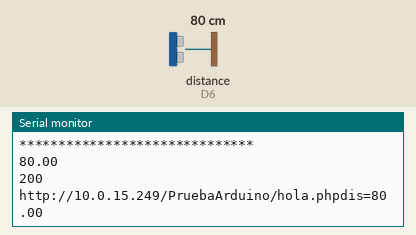
Simulated run of this sketch. Board: ESP8266 (NodeMCU). On the bench: the last lines printed to the serial monitor. Wiring (inferred from the names in the program): ultrasonic range finder: trigger D5; echo D6. The test bench sets the inputs (shaded band); at power-on: distance to the obstacle (sensor on D6) 80 cm. The echo pulse lasts 58.3 µs per cm; WiFi joins after 1.5 s; servers stay silent unless stated; uploads are accepted with an empty reply.

Above: at 2.7 s.
2.8 s: distance to the obstacle (sensor on D6) set to 2 cm
At 2.96 s:
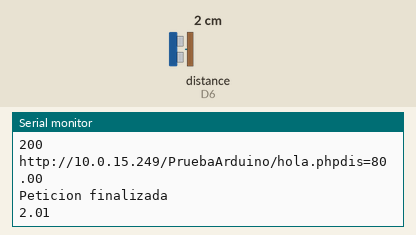
5.5 s: distance to the obstacle (sensor on D6) set to 4 cm
At 5.5 s:
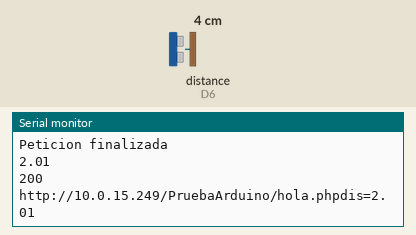
Timing chart, 0 to 8.5 s (numbered marks = the images above; inputs shaded):
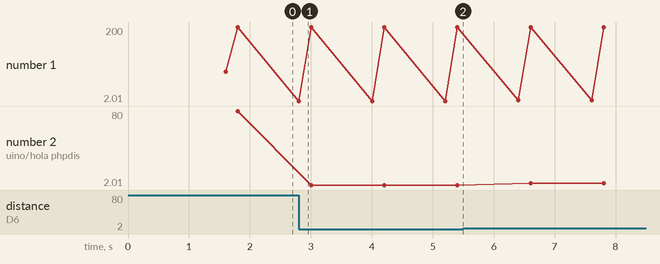

Measured:
- after the input at 2.8 s, the serial monitor: prints a new line at once (image 1)
- plotted number 2: 80 → 2.01 after the input at 2.8 s, 2.01 → 4.01 after the input at 5.5 s

The sketch:

sas_wifi.ino
```cpp
#include <ESP8266WiFi.h>
#include <WiFiClient.h>
#include <ESP8266HTTPClient.h>

//#include <Parsing-impl.h>
//#include <Uri.h>


#define PIN_TRIG D5
#define PIN_ECHO D6

float tiempo, distancia;

String ssid = "Estudiantes";//nombre de la red wifi
String password = "educar_2018";//la contraseña de la red
String url = "http://10.0.15.249/PruebaArduino/hola.php";//la direccion del servidor a donde enviara los datos
int pausa = 1000;
WiFiServer server(80);

//IPAddress ip_local(192,168,43,253);
//IPAddress gateway(192,168,43,1);
//IPAddress subnet(255,255,0,0);

unsigned long start_time;

void leerTemperatura() {
  digitalWrite(PIN_TRIG, LOW);
  delayMicroseconds(4);


  digitalWrite(PIN_TRIG, HIGH);
  delayMicroseconds(10);
  digitalWrite(PIN_TRIG, LOW);

  tiempo = pulseIn(PIN_ECHO, HIGH);
  distancia = tiempo / 58.3;

  Serial.println(distancia);
}

void setup() {
  Serial.begin(9600);
  pinMode(PIN_TRIG, OUTPUT);
  pinMode(PIN_ECHO, INPUT);
  start_time = millis();

  //Conexion WIFI
 WiFi.begin(ssid, password);
  while (WiFi.status() != WL_CONNECTED) {
   delay(500);
   Serial.print(".");
  }
  Serial.println("");
  Serial.println("******************************");
  Serial.print("Conectado a la red WiFi: ");
  Serial.println(WiFi.SSID());
  Serial.print("IP: ");
  Serial.println(WiFi.localIP());
  Serial.print("macAdress: ");
  Serial.println(WiFi.macAddress());
  Serial.println("******************************");

  server.begin();


}

void loop() {
  if (millis() - start_time >= pausa) {
    leerTemperatura();
    start_time = millis();
  }

WiFiClient client = server.available(); //objeto de la clase WiFiClient

  //if (!client) {
   // return;
 // }
  //Serial.println("Nuevo Cliente");
  //while (!client.available()) {
   // delay(1);
  //}

  //String peticion = client.readStringUntil('\r');
  //Serial.println(peticion);
  //client.flush(); //limpiua la peticion de los clientes

  //client.println("HTTPS/1.1 200 OK");
  //client.println("");
  //client.println("");
  //client.println("");
  //client.println("");

  //INICIA LA PAGINA

  //client.println("<!DOCTYPE html><html lang='es'><head>");
  //client.println("<meta charset='UTF-8'><meta http-equiv='X-UA-Compatible' content='IE=edge'>");
  //client.println("<title>Document</title>");
  //client.println("<link rel='stylesheet' href="+css+">");
  //client.println("</head><body class='fondo'><div class='cont'>");
  //client.println("<p class='letra'>PROXIMIDAD: " + String(distancia) + "</p>");
  //client.println("</div></body></html>");

  //FIN DE LA PAGINA


  HTTPClient http;
  String postData = "dis="+String(distancia);
  http.begin(client,url);
  http.addHeader("Content-Type","application/x-www-form-urlencoded");
  int httpCode = http.POST(postData);
  String respuesta = http.getString();

  Serial.println(httpCode);
  Serial.println(respuesta);
  Serial.println(url+String(postData));

  http.end();


  delay(1000);
  Serial.println("Peticion finalizada");
  Serial.println("");

}
```
